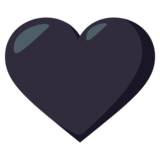
#> input picture hearts/black4.png, 160 x 160 px
$ python img_to_hearts.py hearts/black4.png   (older library calls are emulated)
#> lines starting #> are read from the running program, lines starting #| are printed output that depends on the picture
#!/usr/bin/env python3

import sys

import numpy as np
from PIL import Image

heart_size = 10, 10
im = {
    'black': Image.open('./hearts/black4.png'),
    'blue': Image.open('./hearts/blue.png'),
    'red': Image.open('./hearts/red.png'),
    'purple': Image.open('./hearts/purple.png'),
    'yellow': Image.open('./hearts/yellow.png'),
    'green': Image.open('./hearts/green.png')
}
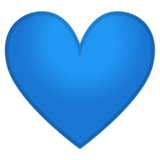
#> input picture hearts/blue.png, 160 x 160 px
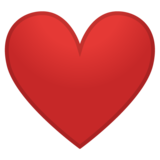
#> input picture hearts/red.png, 160 x 160 px
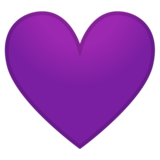
#> input picture hearts/purple.png, 160 x 160 px
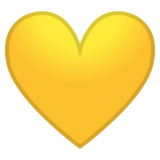
#> input picture hearts/yellow.png, 160 x 160 px
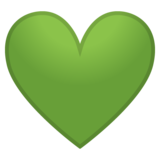
#> input picture hearts/green.png, 160 x 160 px
#> further down, img is the input picture: PIL image 160x160 RGBA; mean R, G, B, A 24.8, 23.2, 31.1, 128.1

mean = {
    'black': np.array([29.05, 27.42, 36.87]),
    'blue': np.array([20.13, 99.44, 174.79]),
    'red': np.array([162.48, 33.22, 32.08]),
    'purple': np.array([104.5, 23.92, 131.09]),
    'yellow': np.array([197.36, 159.94, 40.95]),
    'green': np.array([89.02, 134.15, 49.83])
}


def get_average_rgbn(image):
    image_array = np.array(image)
    w, h, d = image_array.shape
    image_array.shape = (w * h, d)
    return tuple(np.average(image_array, axis=0))


def distance(x, y):
    return np.linalg.norm(x - y)


def img_to_hearts(image):
    im_np_arr = {}

    for key, value in im.items():
        im[key] = im[key].resize((heart_size[0], heart_size[1]), Image.ANTIALIAS)
        im_np_arr[key] = np.array(im[key])
#> this loop made 6 passes
#> key on passes 1 to 6: 'black', 'blue', 'red', 'purple', 'yellow', 'green'
#> after the loop, im = 6 items; im_np_arr = 6 items
    img_change = image
    size = list(img_change.size)
#> size = [160, 160]
    img_change = img_change.resize((size[0] - size[0] % heart_size[0],
                                    size[1] - size[1] % heart_size[1]))  # resize image
    size = list(img_change.size)  # new size of image
    print(size)
#| [160, 160]
    # count_sq = (size[0] // hsize[0], size[1] // hsize[0])

    img_array = np.array(img_change)
    size = img_array.shape[0:2]
#> size = (160, 160)
    count_sq = (size[0] // heart_size[0], size[1] // heart_size[0])  # count segments
#> count_sq = (16, 16)

    for i in range(count_sq[0] * count_sq[1]):  # loop for all squeres
        s_w, s_h = i % count_sq[0], i // count_sq[0]
        imslice = img_array[s_w * heart_size[0]:s_w * heart_size[0] + heart_size[0], \
                  s_h * heart_size[1]:s_h * heart_size[1] + heart_size[1]]  # copy slice of squre
        imslice = imslice.copy()
        w, h, d = imslice.shape
        imslice.shape = (w * h, d)  # reshape slice for np.average

        slicemean = np.array(tuple(np.average(imslice, axis=0)))

        mindist = float("inf")
        keymin = ""
        for key, value in im.items():  # search what heart is the closest
            dist = distance(slicemean, mean[key])
            if mindist > dist:
                mindist = dist
                keymin = key
        for i in range(heart_size[0]):  # copy heart to image
            for j in range(heart_size[1]):
                if im_np_arr[keymin][i][j][3] > 15:
                    img_array[s_w * heart_size[1] + i][s_h * heart_size[1] + j] = im_np_arr[keymin][i][j][0:3]
#> this loop made 1 pass
#> slicemean on pass 1: [0, 0, 0, 0]
    return Image.fromarray(img_array)


if __name__ == '__main__':
    img = Image.open(sys.argv[1])
#> (the run stopped early here; a loop or call above may not have finished)
